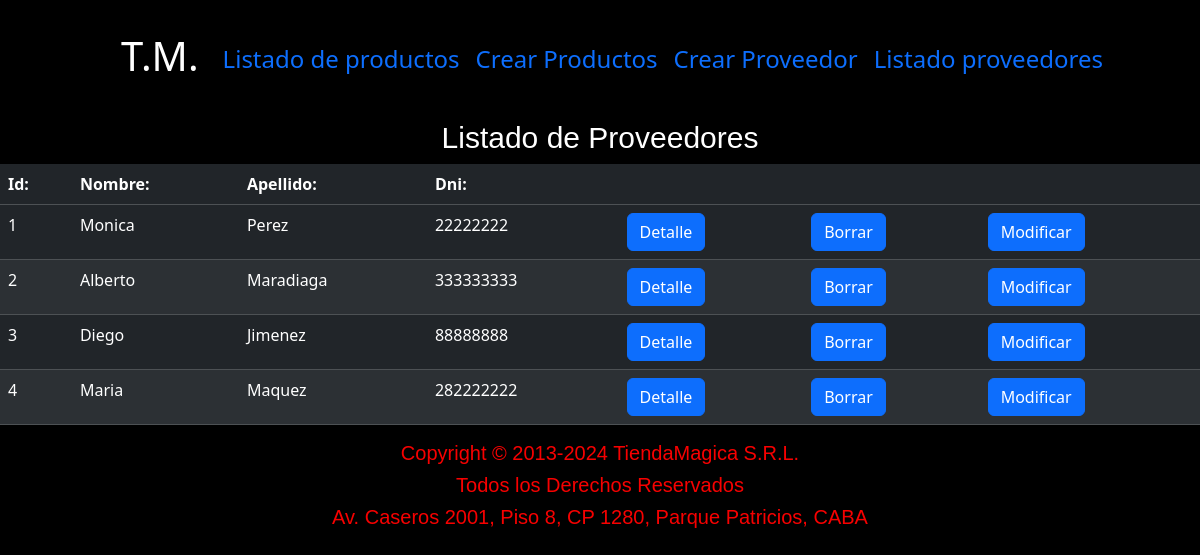
Page /proveedores/ on the earlier database version.
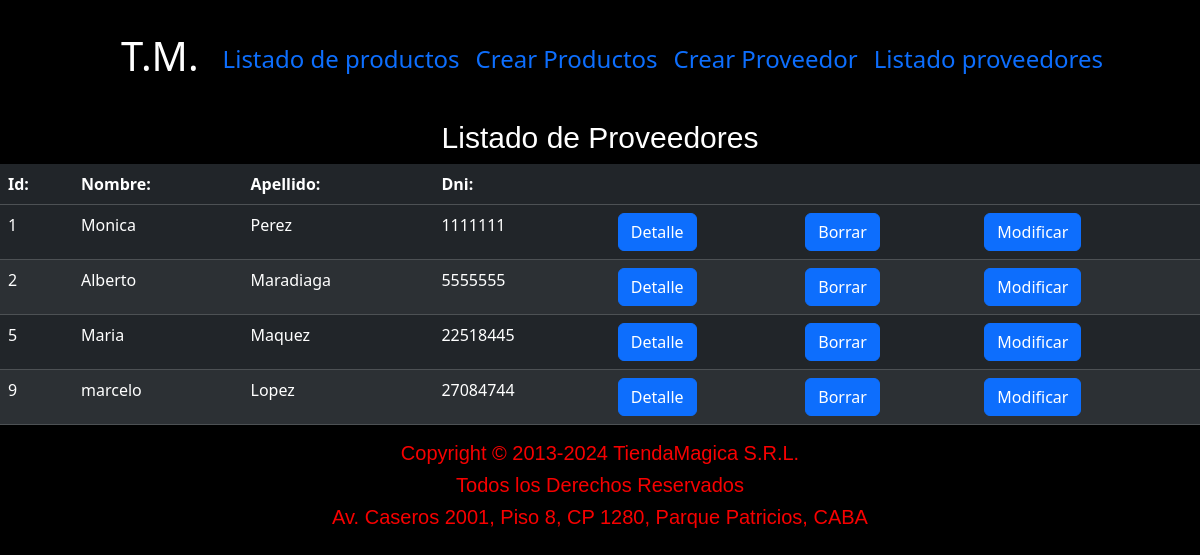
Same page on the later database version.
### compra/models.py (models this page shows, shortened)
class Proveedor(models.Model):
    nombre = models.CharField(max_length=100)
    apellido = models.CharField(max_length=100)
    dni = models.IntegerField()
    class Meta:
        verbose_name = "Proveedor"

### compra/views.py (the view)
# urls.py: path('proveedores/', views.mostrar_proveedores, name='proveedor'),
def mostrar_proveedores(request):
    proveedor = Proveedor.objects.all()
    return render(request, 'mostrar_proveedores.html', {'proveedores': proveedor})

### compra/templates/mostrar_proveedores.html (shortened to what this page needs)
{% extends 'index.html' %}
{% load static %}
{% load static %}
{% block contenidonav %}
    <h1>Listado de Proveedores</h1>
    <table class="table table-dark table-striped">
        <thead>
          <tr>
            <th scope="col">Id:</th>
            <th scope="col">Nombre:</th>
            <th scope="col">Apellido:</th>
            <th scope="col">Dni:</th>
            <th scope="col"></th>
            <th scope="col"></th>
            <th scope="col"></th>
          </tr>
        </thead>
        <tbody>
          <tr>
            {% for proveedor in proveedores %}
            <tr  >
                <td >{{proveedor.id}}</td>
                <td > {{proveedor.nombre}}</td>
                <td > {{proveedor.apellido}}</td>
                <td >{{proveedor.dni}}</td>
                <td><a href="{% url 'detail_proveedor' proveedor.id %}" class="btn btn-primary ">Detalle</a></td>
                <td><a href="{% url 'delete_proveedor' proveedor.id %}" class="btn btn-primary ">Borrar</a></td>
                 <td><a href="{% url 'update_proveedores' proveedor.id %}" class="btn btn-primary ">Modificar</a></td>
            </tr>
            {% endfor %}
          </tr>
        </tbody>
      </table>
{% endblock contenidonav %}

Differences in the rows shown:
removed Proveedor: id "3", nombre "Diego", apellido "Jimenez", dni "88888888"
removed Proveedor: id "4", nombre "Maria", apellido "Maquez", dni "282222222"
changed Proveedor "Monica": dni "22222222" → "1111111"
changed Proveedor "Alberto": dni "333333333" → "5555555"
added Proveedor: id "5", nombre "Maria", apellido "Maquez", dni "22518445"
added Proveedor: id "9", nombre "marcelo", apellido "Lopez", dni "27084744"
